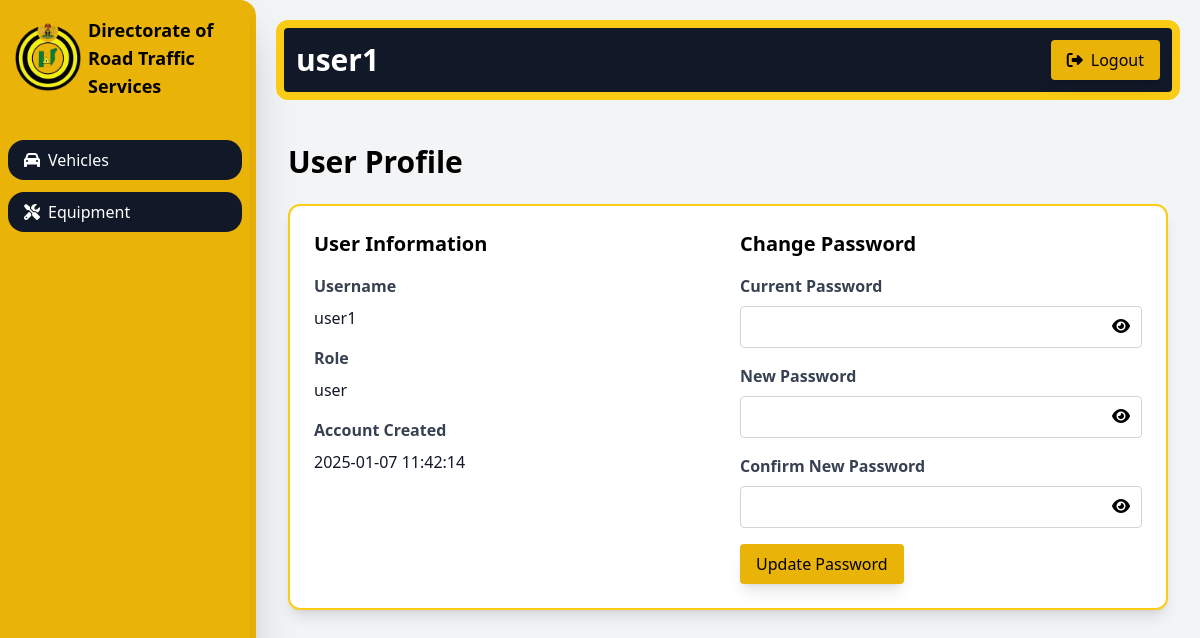
Page /profile.php (signed in) on the committed database.
### tables this page shows
CREATE TABLE `users` (
  `id` int(11) NOT NULL,
  `username` varchar(50) NOT NULL,
  `password` varchar(255) NOT NULL,
  `role` varchar(20) DEFAULT 'user',
  `can_delete_vehicle` tinyint(1) DEFAULT 0,
  `can_edit_vehicle` tinyint(1) DEFAULT 0,
  `can_add_vehicle` tinyint(1) DEFAULT 0,
  `can_delete_equipment` tinyint(1) DEFAULT 0,
  `can_edit_equipment` tinyint(1) DEFAULT 0,
  `can_add_equipment` tinyint(1) DEFAULT 0,
  `created_at` timestamp NOT NULL DEFAULT current_timestamp()
);

### public/user_profile.php (called while the page is built, shortened)
<?php
require_once '../config/db.php';
try {
    $table = ($_SESSION['role'] === 'admin') ? 'admin' : 'users';
    $fields = $table === 'admin' ?
        ['id', 'username', 'role'] :
        ['id', 'username', 'role', 'created_at', 'can_delete_vehicle', 'can_edit_vehicle', 'can_add_vehicle'];
    $query = "SELECT " . implode(', ', $fields) . ", password FROM $table WHERE username = ?";
    $stmt = $pdo->prepare($query);
    $stmt->execute([$_SESSION['username']]);
    $user = $stmt->fetch(PDO::FETCH_ASSOC);
} catch(PDOException $e) {
    $error = $e->getMessage();
    error_log("User profile error: " . $error);
}
?>

### public/profile.php (the view, shortened to what this page needs)
<?php
include '../config/db.php';
include 'user_profile.php';
?>
<!DOCTYPE html>
<html lang="en">
<head>
    <link href="../style/style.css" rel="stylesheet">
    <link href="../style/output.css" rel="stylesheet">
    <link rel="stylesheet" href="https://cdnjs.cloudflare.com/ajax/libs/font-awesome/6.0.0/css/all.min.css">
</head>
<body class="bg-gray-100 ">
<div class="flex h-screen">
    <div class="hidden md:flex flex-col w-64 rounded-r-2xl shadow-2xl bg-yellow-500">
        <div id="sidebar" class="fixed left-0 top-0 w-64 h-screen rounded-xl shadow-lg transform -translate-x-full md:translate-x-0 transition-transform duration-300 ease-in-out">
            <div class="flex flex-col flex-1">
                <nav class="flex flex-col flex-1 px-2 py-4 gap-10">
                    <div>
                        <a href="#" class="flex items-center text-gray-100">
                            <img class="w-20" src="../img/DRTS_logo.png" alt="DRTS Logo">
                            <h2 class="font-bold text-black text-lg">Directorate of Road Traffic Services</h2>
                        </a>
                    </div>
                    <div class="flex flex-col flex-1 gap-3">
                        <a href="vehicle_page.php" class="hover:bg-opacity-25 rounded-2xl bg-gray-900  hover:bg-gray-400 text-white px-4 py-2 flex items-center">
                            <i class="fa-solid fa-car mr-2"></i> Vehicles
                        </a>
                        <a href="equipment.php" class="hover:bg-opacity-25 rounded-2xl bg-gray-900  hover:bg-gray-400 text-white px-4 py-2 flex items-center">
                            <i class="fas fa-tools mr-2"></i> Equipment
                        </a>
                    </div>
                </nav>
            </div>
        </div>
    </div>
    <div class="flex flex-col flex-1 overflow-y-auto transition-margin duration-300 ease-in-out">
    <div class="grid xl:grid-cols-1 grid-cols-1">
        <div class="p-2 md:p-5">
            <div class="py-2 md:py-3 px-2 md:px-3 rounded-xl border-yellow-400 border-4 md:border-8 bg-gray-900">
                <div class="flex flex-col md:flex-row items-center justify-between gap-2 md:gap-4">
                    <div class="flex items-center gap-2 md:gap-4 w-full md:w-auto">
                        <h2 class="font-bold text-xl md:text-3xl text-white"><?php echo htmlspecialchars($_SESSION['username']); ?></h2>
                    </div>
                    <div class="flex flex-wrap md:flex-nowrap gap-2 md:gap-4">
                        <div class="flex flex-wrap md:flex-nowrap gap-2 md:gap-4">
                            <button onclick="openLogoutModal()"
                                class="rounded bg-yellow-500 hover:bg-yellow-600 text-black px-4 py-2 shadow-lg flex items-center gap-2">
                                <i class="fas fa-sign-out-alt"></i> Logout
                            </button>
                        </div>
                    </div>
                </div>
            </div>
        </div>
    </div>
    <div class="container mx-auto p-4 md:p-6 lg:px-8">
        <h1 class="text-3xl font-bold text-black mb-6">User Profile</h1>
    <?php if (isset($user)): ?>
    <div class="bg-white rounded-xl shadow-lg p-6 mb-6 border-2 border-yellow-400">
        <div class="grid md:grid-cols-2 gap-6">
            <div>
                <h2 class="text-xl font-bold mb-4">User Information</h2>
                <div class="space-y-4">
                    <div>
                        <label class="block text-gray-700 font-bold mb-2">Username</label>
                        <p class="text-gray-900"><?php echo htmlspecialchars($user['username']); ?></p>
                    </div>
                    <div>
                        <label class="block text-gray-700 font-bold mb-2">Role</label>
                        <p class="text-gray-900"><?php echo htmlspecialchars($user['role']); ?></p>
                    </div>
                    <div>
                        <label class="block text-gray-700 font-bold mb-2">Account Created</label>
                        <p class="text-gray-900"><?php echo htmlspecialchars($user['created_at']); ?></p>
                    </div>
                </div>
            </div>
            <div class="z-[30]">
                <h2 class="text-xl font-bold mb-4">Change Password</h2>
                <form method="POST" class="space-y-4">
                    <div>
                        <label class="block text-gray-700 font-bold mb-2" for="current_password">
                            Current Password
                        </label>
                        <div class="relative">
                            <input type="password" id="current_password" name="current_password" required
                                class="w-full p-2 border border-gray-300 rounded focus:outline-none focus:border-yellow-500">
                            <i class="fas fa-eye absolute right-3 top-3 cursor-pointer" id="toggleCurrentPassword"></i>
                        </div>
                    </div>
                    <div>
                        <label class="block text-gray-700 font-bold mb-2" for="new_password">
                            New Password
                        </label>
                        <div class="relative">
                            <input type="password" id="new_password" name="new_password" required
                                class="w-full p-2 border border-gray-300 rounded focus:outline-none focus:border-yellow-500">
                            <i class="fas fa-eye absolute right-3 top-3 cursor-pointer" id="toggleNewPassword"></i>
                        </div>
                    </div>
                    <div>
                        <label class="block text-gray-700 font-bold mb-2" for="confirm_password">
                            Confirm New Password
                        </label>
                        <div class="relative ">
                            <input type="password" id="confirm_password" name="confirm_password" required
                                class="w-full p-2 border border-gray-300 rounded focus:outline-none focus:border-yellow-500">
                            <i class="fas fa-eye absolute right-3 top-3 cursor-pointer" id="toggleConfirmPassword"></i>
                        </div>
                    </div>
                    <button type="submit"
                        class="rounded bg-yellow-500 hover:bg-yellow-600 text-black px-4 py-2 shadow-lg">
                        Update Password
                    </button>
                </form>
            </div>
        </div>
    </div>
    <?php else: ?>
    <div class="bg-red-100 border border-red-400 text-red-700 px-4 py-3 rounded mb-4">
        User information not available
    </div>
<?php endif; ?>
    </div>
</div>
</body>
</html>

### style/style.css (style rules this page uses)
@media (min-width: 769px) { #sidebar { position: fixed; top: 0; left: 0; width: 250px; height: 100vh; } }

### rows in the picture
users: username "user1", role "user", created_at "2025-01-07 11:42:14"

### other values in the picture
$_SESSION['username'] "user1"
